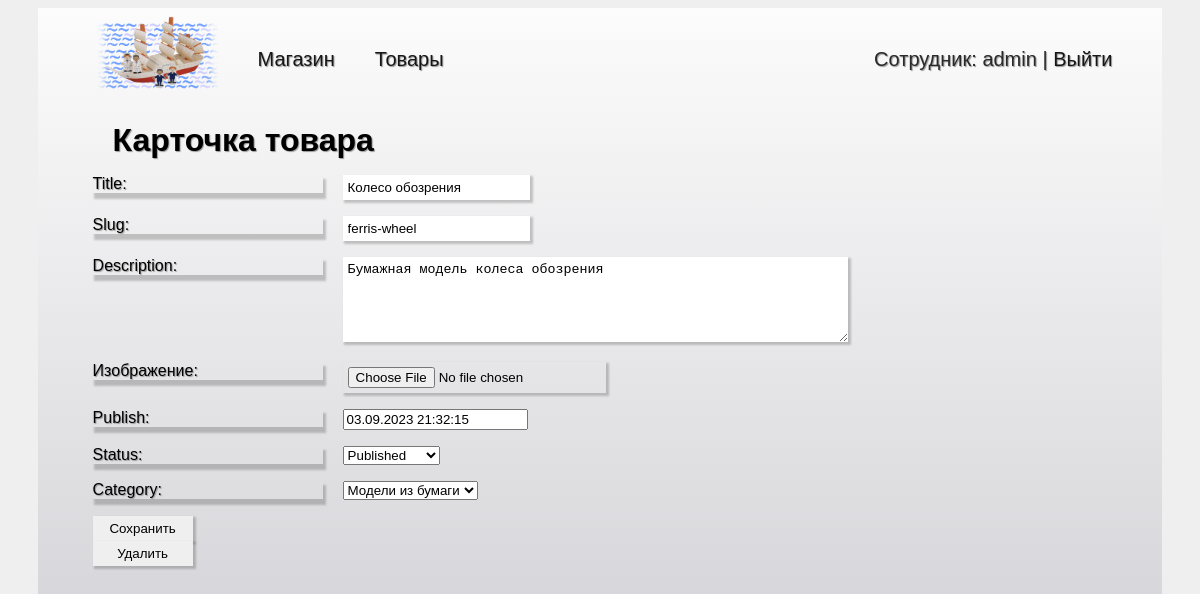
Page /viewgood/1 (signed in) on the committed database.
### goods/models.py (models this page shows, shortened)
class Goods(models.Model):
    STATUS_CHOICES = (
        ('published', 'Published'),
        ('unpublished', 'Unpublished')
    )
    title = models.CharField(max_length=250)
    slug = models.SlugField(max_length=250)
    description = models.TextField()
    picture = models.ImageField(upload_to='goods/images')
    publish = models.DateTimeField(default=timezone.now)
    created = models.DateTimeField(auto_now_add=True)
    updated = models.DateTimeField(auto_now=True)
    status = models.CharField(max_length=11, choices=STATUS_CHOICES, default='published')
    category = models.ForeignKey('GoodsCategories', on_delete=models.PROTECT)

### goods/views.py (the view, shortened to what this page needs)
# urls.py: path("viewgood/<int:pk>", viewgood, name="viewgood"),
@staff_member_required
def viewgood(request, pk):
    good = get_object_or_404(Goods, pk=pk)
    form = CreateGoodsForm(instance=good)
    if request.method == 'GET':
        return render(request, 'goods/viewgood.html', {'good': good, 'form': form})

### goods/forms.py
class CreateGoodsForm(forms.ModelForm):
    picture = forms.ImageField(label=u'Изображение',
                               widget=forms.FileInput(attrs={'class': 'form-input'}))
    class Meta:
        model = Goods
        fields = "__all__"
        widgets = {
            'title': forms.TextInput(attrs={'class': 'form-input'}),
            'slug': forms.TextInput(attrs={'class': 'form-input'}),
            'description': forms.Textarea(attrs={'cols': 60, 'rows': 5, 'class': 'form-input'}),
        }

### goods/models.py (called while the page is built)
    def __str__(self):
        return self.title

### goods/templates/goods/viewgood.html (shortened to what this page needs)
{% extends 'seller/base.html' %}
{% block content %}
<h1>Карточка товара</h1>
<div class="but">
    <form method="post" enctype="multipart/form-data">
    {% for f in form %}
    <p><label class="form-label" for="{{ f.id_for_label }}">{{f.label}}:</label>{{ f }}</p>
    {% endfor %}
    <button class="btn" type="submit">Сохранить</button>
    </form>
    <form action="{% url 'delete' good.id %}" method="post">
        <button class="btn">Удалить</button>
    </form>
</div>
{% endblock %}

### seller/templates/seller/base.html (shortened to what this page needs)
<!DOCTYPE html>
{% load static %}
<html lang="en">
<head>
    <link rel="stylesheet" href="{% static 'css/style.css' %}">
</head>
<body>
<div class="container">
    <div class="menu">
        <div class="wrap">
            <ul class="menu">
                <li><a href="{% url 'home' %}"><img class="logo" src="{% static 'seller/logo.png' %}" alt="logo"></a>
                </li>
                <li class="text"><a href="{% url 'home' %}">Магазин</a></li>
                <li class="text"><a href="{% url 'goods' %}">Товары</a></li>
                {% if request.user.is_authenticated %}
                {% if user.is_staff %}
                <li class="text last">Сотрудник: {{ user.username }} | <a href="{% url 'logout' %}">Выйти</a></li>
                {% else %}
                <li class="text last">Покупатель: {{ user.username }} | <a href="{% url 'logout' %}">Выйти</a></li>
                {% endif %}
                {% else %}
                <li class="text last"><a href="{% url 'register' %}">Регистрация</a> | <a href="{% url 'login' %}">Авторизация</a>
                </li>
                {% endif %}
            </ul>
        </div>
    </div>
    <div class="content">
        <div class="wrap">
            {% block content %}
            {% endblock %}
        </div>
    </div>
</div>
</body>
</html>

### seller/static/css/style.css (style rules this page uses)
body { background-color: rgb(239, 239, 239); text-shadow: 1px 1px 1px rgb(150, 150, 150); font-family: "Lucida Sans", "Lucida Sans Regular", "Lucida Grande", "Lucida Sans Unicode", Geneva, Verdana, sans-serif; }
.content { padding: 5px 35px; }
.menu .wrap { list-style: none; }
ul { list-style: none; }
ul.menu { margin: 0; padding: 0; color: #2a2a2a; font-size: 20px; overflow: hidden; }
ul.menu li { float: left; margin: 0 10px 0px 30px; padding-top: 5px; }
ul.menu li.last { float: right; padding-right: 40px; }
ul.menu li a { color: #171717; text-decoration: none; }
.logo { max-width: 120px; }
ul.menu img.logo { margin: 0px auto 2px 30px; padding-top: 0; }
ul.menu li.text { margin-top: 35px; }
.container { margin: 0 auto; max-width: 95%; min-height: 960px; background-image: linear-gradient(to bottom, rgba(255, 255, 255, 0.8), rgba(84, 84, 106, 0.3)); }
h1 { margin: 0px 40px; }
a { text-decoration: none; }
.form-label { display: inline-block; min-width: 230px; vertical-align: top; box-shadow: 2px 5px 2px 1px rgba(0, 0, 0, 0.2); margin: 0px 20px; }
.form-input,.btn { box-shadow: 2px 2px 2px 1px rgba(0, 0, 0, 0.2); outline-color: #9d9d9d; border: none; padding: 5px; }
.btn { margin-left: 20px; min-width: 100px; }
.last { float: right; margin-right: 20px; }

### rows in the picture
Goods: form "Колесо обозрения" "ferris-wheel" "Бумажная модель колеса обозрения" "03.09.2023 21:32:15" "Published" "Модели из бумаги"

### other values in the picture
{{ user.username }} "admin"
{{ f.label }} "Title" "Slug" "Description" "Изображение" "Publish" "Status" "Category"
